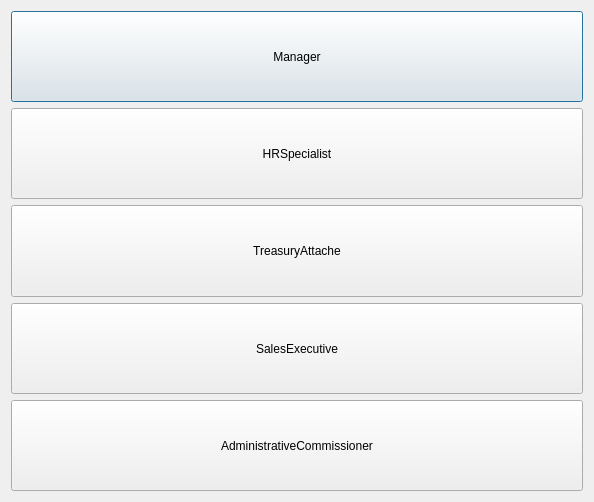
<?xml version="1.0" encoding="UTF-8"?>
<ui version="4.0">
 <class>title</class>
 <widget class="QDialog" name="title">
  <property name="geometry">
   <rect>
    <x>0</x>
    <y>0</y>
    <width>594</width>
    <height>502</height>
   </rect>
  </property>
  <property name="windowTitle">
   <string>Dialog</string>
  </property>
  <layout class="QFormLayout" name="formLayout">
   <item row="0" column="0" colspan="2">
    <widget class="QPushButton" name="pushButton_2">
     <property name="sizePolicy">
      <sizepolicy hsizetype="Minimum" vsizetype="Expanding">
       <horstretch>0</horstretch>
       <verstretch>0</verstretch>
      </sizepolicy>
     </property>
     <property name="text">
      <string>Manager</string>
     </property>
    </widget>
   </item>
   <item row="1" column="0" colspan="2">
    <widget class="QPushButton" name="pushButton">
     <property name="sizePolicy">
      <sizepolicy hsizetype="Minimum" vsizetype="Expanding">
       <horstretch>0</horstretch>
       <verstretch>0</verstretch>
      </sizepolicy>
     </property>
     <property name="text">
      <string>HRSpecialist</string>
     </property>
    </widget>
   </item>
   <item row="2" column="0" colspan="2">
    <widget class="QPushButton" name="pushButton_5">
     <property name="sizePolicy">
      <sizepolicy hsizetype="Minimum" vsizetype="Expanding">
       <horstretch>0</horstretch>
       <verstretch>0</verstretch>
      </sizepolicy>
     </property>
     <property name="text">
      <string>TreasuryAttache</string>
     </property>
    </widget>
   </item>
   <item row="3" column="0" colspan="2">
    <widget class="QPushButton" name="pushButton_4">
     <property name="sizePolicy">
      <sizepolicy hsizetype="Minimum" vsizetype="Expanding">
       <horstretch>0</horstretch>
       <verstretch>0</verstretch>
      </sizepolicy>
     </property>
     <property name="text">
      <string>SalesExecutive</string>
     </property>
    </widget>
   </item>
   <item row="4" column="0" colspan="2">
    <widget class="QPushButton" name="pushButton_3">
     <property name="sizePolicy">
      <sizepolicy hsizetype="Minimum" vsizetype="Expanding">
       <horstretch>0</horstretch>
       <verstretch>0</verstretch>
      </sizepolicy>
     </property>
     <property name="text">
      <string>AdministrativeCommissioner</string>
     </property>
    </widget>
   </item>
  </layout>
 </widget>
 <resources/>
 <connections/>
</ui>
